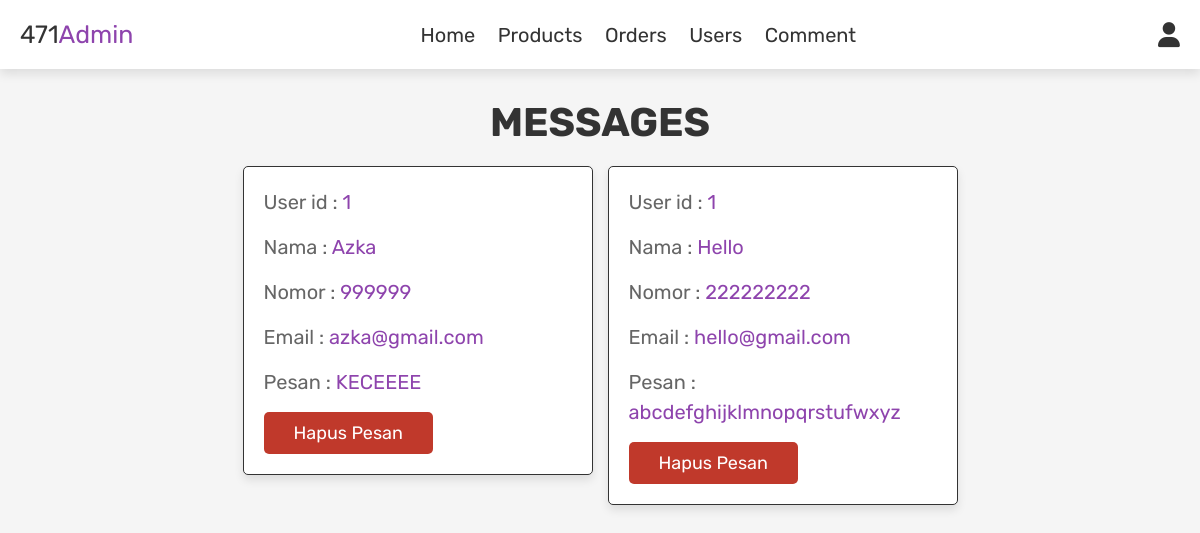
/admin_contacts.php (signed in), run on the app's committed database.
### tables this page shows
CREATE TABLE `message` (
  `id` int(100) NOT NULL,
  `user_id` int(100) NOT NULL,
  `name` varchar(100) NOT NULL,
  `email` varchar(100) NOT NULL,
  `number` varchar(12) NOT NULL,
  `message` varchar(500) NOT NULL
);

### admin_contacts.php (the view, shortened to what this page needs)
<?php
include 'config.php';
?>
<!DOCTYPE html>
<html lang="en">
<head>
   <link rel="stylesheet" href="https://cdnjs.cloudflare.com/ajax/libs/font-awesome/6.0.0/css/all.min.css">
   <link rel="stylesheet" href="css/admin_style.css">
</head>
<body>
<?php include 'admin_header.php'; ?>
<section class="messages">
   <h1 class="title"> messages </h1>
   <div class="box-container">
   <?php
      $select_message = mysqli_query($conn, "SELECT * FROM `message`") or die('query failed');
      if(mysqli_num_rows($select_message) > 0){
         while($fetch_message = mysqli_fetch_assoc($select_message)){
   ?>
   <div class="box">
      <p> User id : <span><?php echo $fetch_message['user_id']; ?></span> </p>
      <p> Nama : <span><?php echo $fetch_message['name']; ?></span> </p>
      <p> Nomor : <span><?php echo $fetch_message['number']; ?></span> </p>
      <p> Email : <span><?php echo $fetch_message['email']; ?></span> </p>
      <p> Pesan : <span><?php echo $fetch_message['message']; ?></span> </p>
      <a href="admin_contacts.php?delete=<?php echo $fetch_message['id']; ?>" onclick="return confirm('Hapus pesan ini?');" class="delete-btn">hapus pesan</a>
   </div>
   <?php
      };
   }else{
      echo '<p class="empty">Tidak ada pesan!</p>';
   }
   ?>
   </div>
</section>
</body>
</html>

### css/admin_style.css (style rules this page uses)
:root { --purple:#8e44ad; --red:#c0392b; --orange:#f39c12; --black:#333; --white:#fff; --light-color:#666; --light-white:#ccc; --light-bg:#f5f5f5; --border:.1rem solid var(--black); --box-shadow:0 .5rem 1rem rgba(0,0,0,.1); }
* { font-family: 'Rubik', sans-serif; margin:0; padding:0; box-sizing: border-box; outline: none; border:none; text-decoration: none; transition:all .2s linear; }
html { font-size: 62.5%; overflow-x: hidden; }
body { background-color: var(--light-bg); }
section { padding:3rem 2rem; }
.title { text-align: center; margin-bottom: 2rem; text-transform: uppercase; color:var(--black); font-size: 4rem; }
.btn, .option-btn, .delete-btn, .white-btn { display: inline-block; margin-top: 1rem; padding:1rem 3rem; cursor: pointer; color:var(--white); font-size: 1.8rem; border-radius: .5rem; text-transform: capitalize; }
.delete-btn { background-color: var(--red); }
.messages .box-container { display: grid; grid-template-columns: repeat(auto-fit, 35rem); justify-content: center; gap:1.5rem; max-width: 1200px; margin:0 auto; align-items: flex-start; }
.messages .box-container .box { background-color: var(--white); padding:2rem; border:var(--border); box-shadow: var(--box-shadow); border-radius: .5rem; }
.messages .box-container .box p { padding-bottom: 1.5rem; font-size: 2rem; color:var(--light-color); line-height: 1.5; }
.messages .box-container .box p span { color:var(--purple); }
.messages .box-container .box .delete-btn { margin-top: 0; }

### data on the page
message: user "1", name "Azka", number "999999", email "azka@gmail.com", message "KECEEEE"
message: user "1", name "Hello", number "222222222", email "hello@gmail.com", message "abcdefghijklmnopqrstufwxyz"
